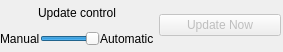
<?xml version="1.0" encoding="UTF-8"?>
<ui version="4.0">
 <class>MainWindow</class>
 <widget class="QMainWindow" name="MainWindow">
  <property name="geometry">
   <rect>
    <x>0</x>
    <y>0</y>
    <width>283</width>
    <height>52</height>
   </rect>
  </property>
  <property name="sizePolicy">
   <sizepolicy hsizetype="Fixed" vsizetype="Fixed">
    <horstretch>0</horstretch>
    <verstretch>0</verstretch>
   </sizepolicy>
  </property>
  <property name="windowTitle">
   <string>Instapy</string>
  </property>
  <widget class="QWidget" name="centralwidget">
   <widget class="QWidget" name="horizontalLayoutWidget">
    <property name="geometry">
     <rect>
      <x>0</x>
      <y>0</y>
      <width>281</width>
      <height>51</height>
     </rect>
    </property>
    <layout class="QHBoxLayout" name="horizontalLayout" stretch="0,1">
     <property name="spacing">
      <number>5</number>
     </property>
     <property name="sizeConstraint">
      <enum>QLayout::SetDefaultConstraint</enum>
     </property>
     <item>
      <layout class="QVBoxLayout" name="verticalLayout">
       <property name="spacing">
        <number>0</number>
       </property>
       <property name="sizeConstraint">
        <enum>QLayout::SetMinimumSize</enum>
       </property>
       <item>
        <widget class="QLabel" name="label_3">
         <property name="text">
          <string>Update control</string>
         </property>
         <property name="alignment">
          <set>Qt::AlignCenter</set>
         </property>
         <property name="buddy">
          <cstring>updateToggle</cstring>
         </property>
        </widget>
       </item>
       <item>
        <layout class="QHBoxLayout" name="horizontalLayout_2">
         <property name="spacing">
          <number>0</number>
         </property>
         <property name="sizeConstraint">
          <enum>QLayout::SetMinimumSize</enum>
         </property>
         <item>
          <widget class="QLabel" name="label_2">
           <property name="text">
            <string>Manual</string>
           </property>
           <property name="buddy">
            <cstring>updateToggle</cstring>
           </property>
          </widget>
         </item>
         <item>
          <widget class="QSlider" name="updateToggle">
           <property name="sizePolicy">
            <sizepolicy hsizetype="Expanding" vsizetype="Fixed">
             <horstretch>0</horstretch>
             <verstretch>0</verstretch>
            </sizepolicy>
           </property>
           <property name="maximumSize">
            <size>
             <width>60</width>
             <height>16777215</height>
            </size>
           </property>
           <property name="maximum">
            <number>1</number>
           </property>
           <property name="pageStep">
            <number>1</number>
           </property>
           <property name="value">
            <number>1</number>
           </property>
           <property name="orientation">
            <enum>Qt::Horizontal</enum>
           </property>
          </widget>
         </item>
         <item>
          <widget class="QLabel" name="label">
           <property name="text">
            <string>Automatic</string>
           </property>
           <property name="buddy">
            <cstring>updateToggle</cstring>
           </property>
          </widget>
         </item>
        </layout>
       </item>
      </layout>
     </item>
     <item>
      <widget class="QPushButton" name="updateNow">
       <property name="enabled">
        <bool>false</bool>
       </property>
       <property name="text">
        <string>Update Now</string>
       </property>
       <property name="checkable">
        <bool>false</bool>
       </property>
      </widget>
     </item>
    </layout>
   </widget>
   <zorder>horizontalLayoutWidget</zorder>
   <zorder>label_3</zorder>
  </widget>
 </widget>
 <resources/>
 <connections/>
</ui>
